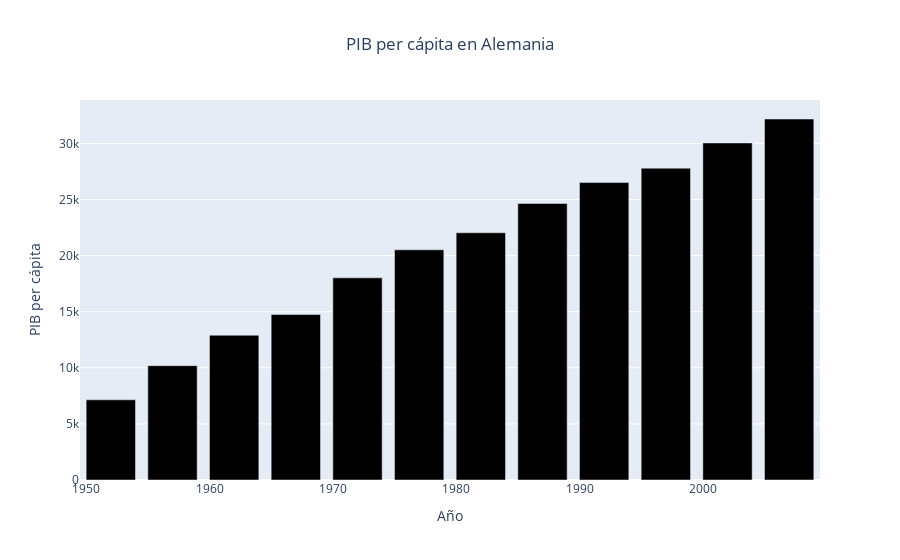

Write notebook code for a chart like this one.
### Markdown cell above
### 1) Grafica el PIB per cápita de Alemania por años con un gráfico de barras (barplot) en Plotly

* Utiliza la variable `datos`
* Añade un título
* Cambia las etiquetas de los ejes horizontal y vertical
* Centra el título del gráfico

### Code cell
datos = data.query('country == "Germany"')

...

fig = px.bar(
    datos,
    x = 'year',
    y = 'gdpPercap',
    labels = {
        'gdpPercap' : 'PIB per cápita',
        'year' : 'Año'
    },
    color_discrete_sequence = ['black'],
    title = 'PIB per cápita en Alemania'
)

fig.update_layout(title_x = 0.5)

### Figure 1 — Plotly figure (JSON) as saved in the notebook; plotly's stock layout.template omitted (floating-point values rounded to 4 significant figures)
{"data": [{"alignmentgroup": "True", "hovertemplate": "Año=%{x}<br>PIB per cápita=%{y}<extra></extra>", "legendgroup": "", "marker": {"color": "black", "pattern": {"shape": ""}}, "name": "", "offsetgroup": "", "orientation": "v", "showlegend": false, "textposition": "auto", "type": "bar", "x": [1952, 1957, 1962, 1967, 1972, 1977, 1982, 1987, 1992, 1997, 2002, 2007], "xaxis": "x", "y": [7144.0, 10190.0, 12900.0, 14750.0, 18020.0, 20510.0, 22030.0, 24640.0, 26510.0, 27790.0, 30040.0, 32170.0], "yaxis": "y"}], "layout": {"barmode": "relative", "legend": {"tracegroupgap": 0}, "title": {"text": "PIB per cápita en Alemania", "x": 0.5}, "xaxis": {"anchor": "y", "domain": [0, 1], "title": {"text": "Año"}}, "yaxis": {"anchor": "x", "domain": [0, 1], "title": {"text": "PIB per cápita"}}}}
